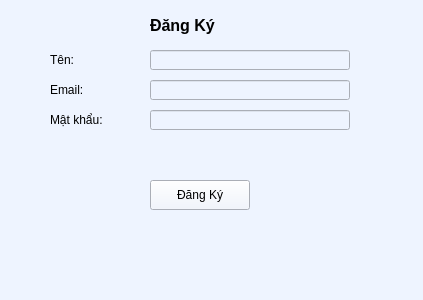
<?xml version="1.0" encoding="UTF-8"?>
<ui version="4.0">
 <class>MainWindow</class>
 <widget class="QMainWindow" name="MainWindow">
  <property name="geometry">
   <rect>
    <x>0</x>
    <y>0</y>
    <width>423</width>
    <height>300</height>
   </rect>
  </property>
  <property name="windowTitle">
   <string>Đăng Ký</string>
  </property>
  <property name="styleSheet">
   <string notr="true">background-color: rgb(238, 244, 255);</string>
  </property>
  <widget class="QWidget" name="centralwidget">
   <widget class="QLabel" name="label_title">
    <property name="geometry">
     <rect>
      <x>150</x>
      <y>10</y>
      <width>100</width>
      <height>30</height>
     </rect>
    </property>
    <property name="font">
     <font>
      <pointsize>12</pointsize>
      <weight>75</weight>
      <bold>true</bold>
     </font>
    </property>
    <property name="text">
     <string>Đăng Ký</string>
    </property>
   </widget>
   <widget class="QLabel" name="label_name">
    <property name="geometry">
     <rect>
      <x>50</x>
      <y>50</y>
      <width>60</width>
      <height>20</height>
     </rect>
    </property>
    <property name="autoFillBackground">
     <bool>false</bool>
    </property>
    <property name="styleSheet">
     <string notr="true">border-color: rgb(17, 17, 17);</string>
    </property>
    <property name="text">
     <string>Tên:</string>
    </property>
   </widget>
   <widget class="QLineEdit" name="txt_name">
    <property name="geometry">
     <rect>
      <x>150</x>
      <y>50</y>
      <width>200</width>
      <height>20</height>
     </rect>
    </property>
    <property name="styleSheet">
     <string notr="true">color: rgb(245, 255, 196);</string>
    </property>
   </widget>
   <widget class="QLabel" name="label_email">
    <property name="geometry">
     <rect>
      <x>50</x>
      <y>80</y>
      <width>60</width>
      <height>20</height>
     </rect>
    </property>
    <property name="text">
     <string>Email:</string>
    </property>
   </widget>
   <widget class="QLineEdit" name="txt_email">
    <property name="geometry">
     <rect>
      <x>150</x>
      <y>80</y>
      <width>200</width>
      <height>20</height>
     </rect>
    </property>
   </widget>
   <widget class="QLabel" name="label_password">
    <property name="geometry">
     <rect>
      <x>50</x>
      <y>110</y>
      <width>80</width>
      <height>20</height>
     </rect>
    </property>
    <property name="text">
     <string>Mật khẩu:</string>
    </property>
   </widget>
   <widget class="QLineEdit" name="txt_password">
    <property name="geometry">
     <rect>
      <x>150</x>
      <y>110</y>
      <width>200</width>
      <height>20</height>
     </rect>
    </property>
    <property name="echoMode">
     <enum>QLineEdit::Normal</enum>
    </property>
   </widget>
   <widget class="QPushButton" name="btn_register">
    <property name="geometry">
     <rect>
      <x>150</x>
      <y>180</y>
      <width>100</width>
      <height>30</height>
     </rect>
    </property>
    <property name="text">
     <string>Đăng Ký</string>
    </property>
   </widget>
  </widget>
  <widget class="QStatusBar" name="statusbar"/>
 </widget>
 <resources/>
 <connections/>
</ui>
